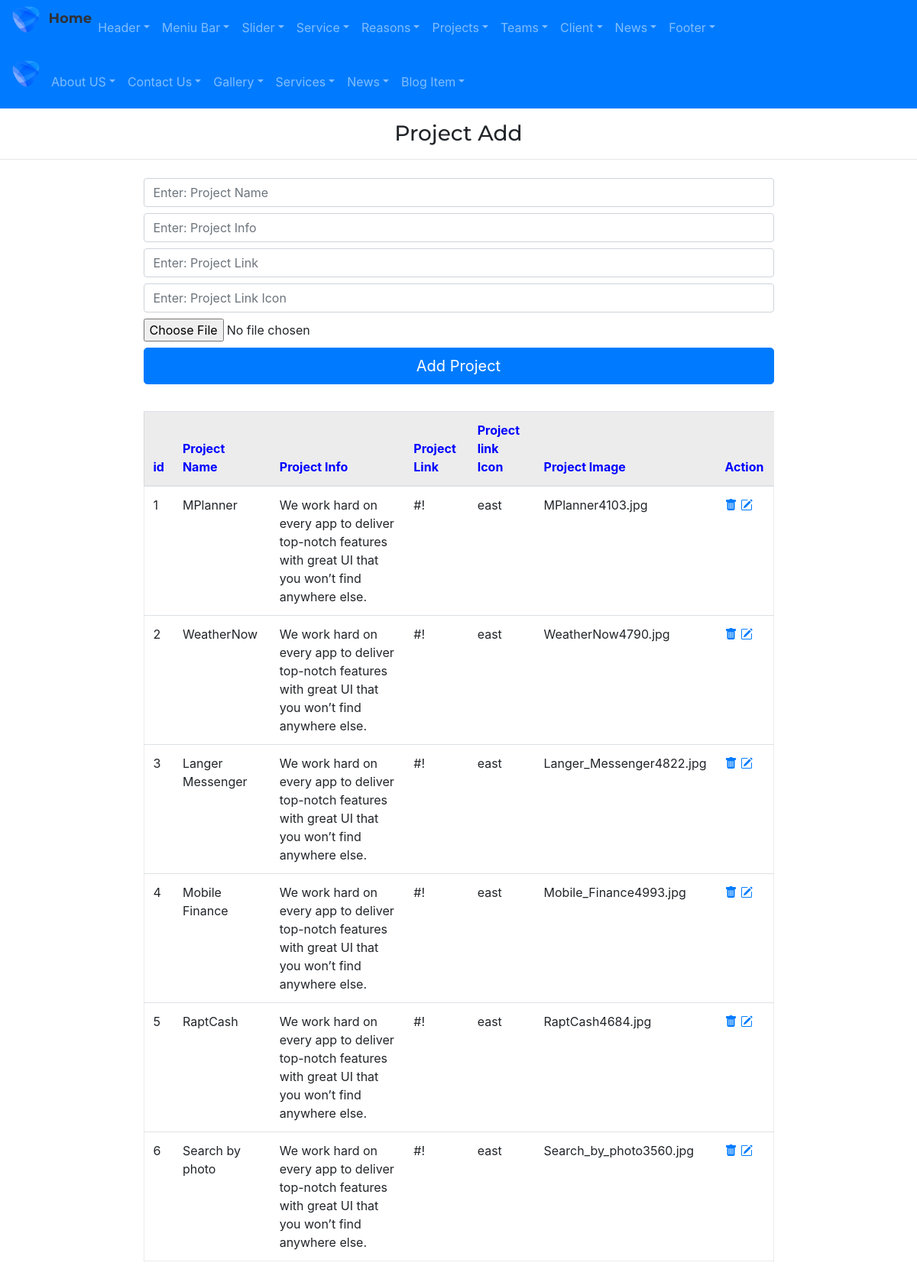
The page /admin/projectboxAdd on the database as committed earlier.
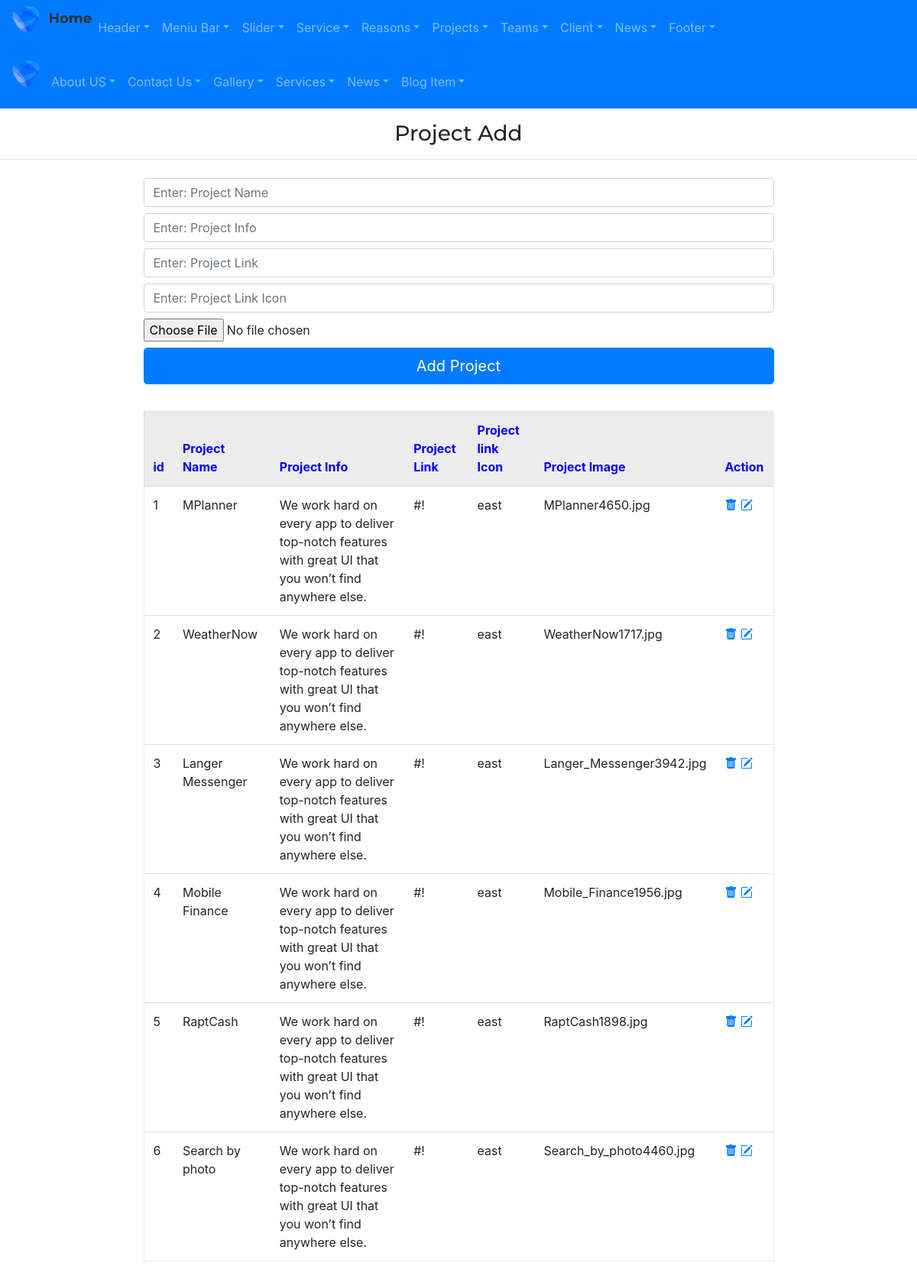
The same page on the database as committed later.
### app/models.py (models this page shows)
class ProjectBox(db.Model):
    id=db.Column(db.Integer,primary_key=True)
    project_name=db.Column(db.String(255))
    project_info=db.Column(db.String(255))
    project_link=db.Column(db.String(255))
    project_link_icon=db.Column(db.String(255))
    project_img=db.Column(db.String(255))

### admin/routes.py (the view, shortened to what this page needs)
@app.route("/admin/projectboxAdd", methods=['GET', 'POST'])
def projectboxAdd():
    form=ProjectBoxForm()
    projectboxs=ProjectBox.query.all()
    return render_template('admin/projectboxAdd.html',form=form, projectboxs=projectboxs)

### admin/forms.py
class ProjectBoxForm(FlaskForm):
    project_name=StringField('project_name')
    project_info=StringField('project_info')
    project_link=StringField('project_link')
    project_link_icon=StringField('project_link_icon')
    project_img=FileField('project_img')
    submit=SubmitField()

### app/templates/admin/projectboxAdd.html
{% extends "admin/base.html" %}
{% block content %}
<div class="adminright">
    <h3 class="my-3" style="text-align: center;">Project Add</h3>
    <hr>
    <div class="container">
        <div class="row d-flex justify-content-center">
            <div class="col-9">
                <form action="{{url_for('projectboxAdd')}}" method='POST' enctype="multipart/form-data">
                    {{ form.project_name(class="form-control my-2",placeholder="Enter: Project Name")}}
                    {{ form.project_info(class="form-control my-2",placeholder="Enter: Project Info")}}
                    {{ form.project_link(class="form-control my-2",placeholder="Enter: Project Link")}}
                    {{ form.project_link_icon(class="form-control my-2",placeholder="Enter: Project Link Icon")}}
                    {{ form.project_img(class="form-control-file my-2")}}
                    {{ form.submit(value='Add Project',class='btn btn-primary btn-lg btn-block')}}
                </form>
            </div>
        </div>
    </div>
    <div class="container marg">
        <div class="row justify-content-center">
            <div class="col-9 ">
                <table class="table table-hover " style="margin:35px 0px; border:1px solid rgba(0,0,0,.075);">
                    <thead>
                        <tr style="background-color: rgba(0,0,0,.075); color:blue">
                            <th scope="col">id</th>
                            <th scope="col">Project Name</th>
                            <th scope="col">Project Info</th>
                            <th scope="col">Project Link</th>
                            <th scope="col">Project link Icon</th>
                            <th scope="col">Project Image</th>
                            <th scope="col">Action</th>
                        </tr>
                    </thead>
                    <tbody>
                        {% for projectbox in projectboxs %}
                        <tr>
                            <td scope="row">{{projectbox.id}}</td>
                            <td>{{projectbox.project_name}}</td>
                            <td>{{projectbox.project_info}}</td>
                            <td>{{projectbox.project_link}}</td>
                            <td>{{projectbox.project_link_icon}}</td>
                            <td>{{projectbox.project_img}}</td>
                            <td>
                                <a href="{{url_for('projectboxDelete', id=projectbox.id)}}"><i
                                        class="bi bi-trash-fill"></i></a>
                                <a href="{{url_for('projectboxUpdate', id=projectbox.id)}}"><i
                                        class="bi bi-pencil-square"></i></a>
                            </td>
                        </tr>
                        {% endfor %}
                    </tbody>
                </table>
            </div>
        </div>
    </div>
</div>
{% endblock %}

Rows that differ between the two databases and show on the page:
changed ProjectBox "MPlanner": project_img "MPlanner4103.jpg" → "MPlanner4650.jpg"
changed ProjectBox "WeatherNow": project_img "WeatherNow4790.jpg" → "WeatherNow1717.jpg"
changed ProjectBox "Langer Messenger": project_img "Langer_Messenger4822.jpg" → "Langer_Messenger3942.jpg"
changed ProjectBox "Mobile Finance": project_img "Mobile_Finance4993.jpg" → "Mobile_Finance1956.jpg"
changed ProjectBox "RaptCash": project_img "RaptCash4684.jpg" → "RaptCash1898.jpg"
changed ProjectBox "Search by photo": project_img "Search_by_photo3560.jpg" → "Search_by_photo4460.jpg"
